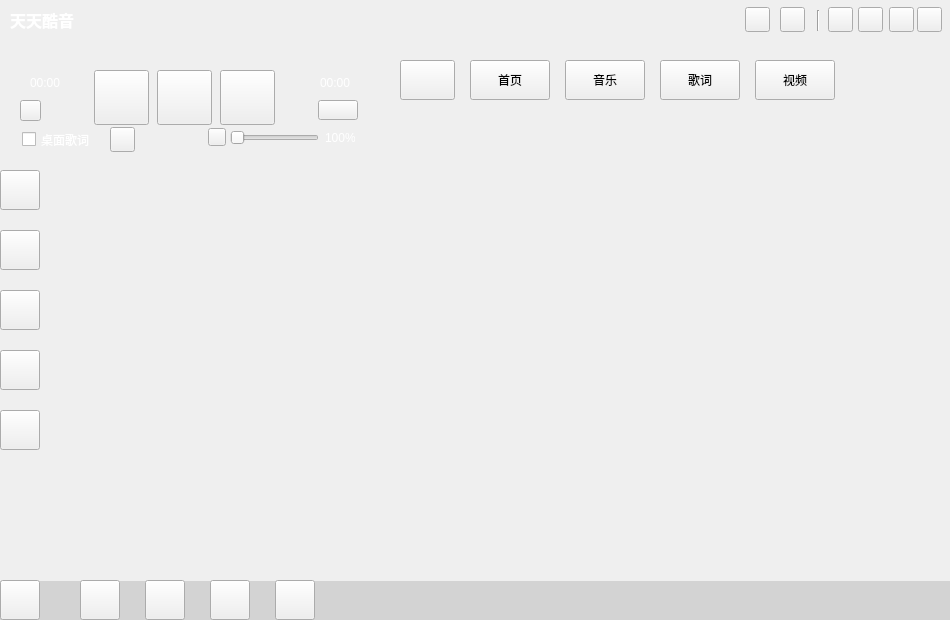
<?xml version="1.0" encoding="UTF-8"?>
<ui version="4.0">
 <class>MusicApplication</class>
 <widget class="QWidget" name="MusicApplication">
  <property name="geometry">
   <rect>
    <x>0</x>
    <y>0</y>
    <width>950</width>
    <height>620</height>
   </rect>
  </property>
  <property name="windowTitle">
   <string>天天酷音</string>
  </property>
  <property name="windowIcon">
   <iconset resource="../../qrc/MusicPlayer.qrc">
    <normaloff>:/image/windowicon</normaloff>:/image/windowicon</iconset>
  </property>
  <widget class="QToolButton" name="windowClose">
   <property name="geometry">
    <rect>
     <x>917</x>
     <y>7</y>
     <width>25</width>
     <height>25</height>
    </rect>
   </property>
   <property name="text">
    <string/>
   </property>
  </widget>
  <widget class="QToolButton" name="minimization">
   <property name="geometry">
    <rect>
     <x>889</x>
     <y>7</y>
     <width>25</width>
     <height>25</height>
    </rect>
   </property>
   <property name="text">
    <string/>
   </property>
  </widget>
  <widget class="QLabel" name="background">
   <property name="geometry">
    <rect>
     <x>0</x>
     <y>0</y>
     <width>950</width>
     <height>620</height>
    </rect>
   </property>
   <property name="toolTipDuration">
    <number>-1</number>
   </property>
   <property name="styleSheet">
    <string notr="true"/>
   </property>
   <property name="text">
    <string/>
   </property>
   <property name="scaledContents">
    <bool>false</bool>
   </property>
  </widget>
  <widget class="QToolButton" name="musicPrivious">
   <property name="geometry">
    <rect>
     <x>94</x>
     <y>70</y>
     <width>55</width>
     <height>55</height>
    </rect>
   </property>
   <property name="text">
    <string/>
   </property>
  </widget>
  <widget class="QToolButton" name="musicNext">
   <property name="geometry">
    <rect>
     <x>220</x>
     <y>70</y>
     <width>55</width>
     <height>55</height>
    </rect>
   </property>
   <property name="text">
    <string/>
   </property>
  </widget>
  <widget class="MusicTimerSliderWidget" name="musicTimeWidget" native="true">
   <property name="geometry">
    <rect>
     <x>10</x>
     <y>40</y>
     <width>355</width>
     <height>40</height>
    </rect>
   </property>
   <property name="styleSheet">
    <string notr="true"/>
   </property>
  </widget>
  <widget class="QToolButton" name="menuSetting">
   <property name="geometry">
    <rect>
     <x>0</x>
     <y>580</y>
     <width>40</width>
     <height>40</height>
    </rect>
   </property>
   <property name="text">
    <string/>
   </property>
   <property name="popupMode">
    <enum>QToolButton::InstantPopup</enum>
   </property>
  </widget>
  <widget class="QToolButton" name="musicKey">
   <property name="geometry">
    <rect>
     <x>157</x>
     <y>70</y>
     <width>55</width>
     <height>55</height>
    </rect>
   </property>
   <property name="text">
    <string/>
   </property>
  </widget>
  <widget class="QToolButton" name="musicSound">
   <property name="geometry">
    <rect>
     <x>208</x>
     <y>128</y>
     <width>18</width>
     <height>18</height>
    </rect>
   </property>
   <property name="styleSheet">
    <string notr="true">border-image: url(:/image/soundmax);</string>
   </property>
   <property name="text">
    <string/>
   </property>
  </widget>
  <widget class="QSlider" name="musicSoundSlider">
   <property name="geometry">
    <rect>
     <x>230</x>
     <y>130</y>
     <width>89</width>
     <height>16</height>
    </rect>
   </property>
   <property name="orientation">
    <enum>Qt::Horizontal</enum>
   </property>
  </widget>
  <widget class="QLabel" name="volumeValue">
   <property name="geometry">
    <rect>
     <x>325</x>
     <y>130</y>
     <width>30</width>
     <height>15</height>
    </rect>
   </property>
   <property name="styleSheet">
    <string notr="true">color:#FFFFFF;</string>
   </property>
   <property name="text">
    <string>100%</string>
   </property>
  </widget>
  <widget class="QStackedWidget" name="songsContainer">
   <property name="geometry">
    <rect>
     <x>40</x>
     <y>160</y>
     <width>331</width>
     <height>421</height>
    </rect>
   </property>
  </widget>
  <widget class="MusicMarquee" name="showCurrentSong" native="true">
   <property name="geometry">
    <rect>
     <x>390</x>
     <y>554</y>
     <width>521</width>
     <height>31</height>
    </rect>
   </property>
   <property name="styleSheet">
    <string notr="true">color:#FFFFFF;font-weight:bold;font-size:15px;</string>
   </property>
   <property name="text" stdset="0">
    <string>当前无正在播放的歌曲</string>
   </property>
  </widget>
  <widget class="QToolButton" name="musicSetting">
   <property name="geometry">
    <rect>
     <x>145</x>
     <y>580</y>
     <width>40</width>
     <height>40</height>
    </rect>
   </property>
   <property name="styleSheet">
    <string notr="true"/>
   </property>
   <property name="text">
    <string/>
   </property>
  </widget>
  <widget class="QToolButton" name="musicImport">
   <property name="geometry">
    <rect>
     <x>80</x>
     <y>580</y>
     <width>40</width>
     <height>40</height>
    </rect>
   </property>
   <property name="styleSheet">
    <string notr="true"/>
   </property>
   <property name="text">
    <string/>
   </property>
  </widget>
  <widget class="QToolButton" name="musicSearch">
   <property name="geometry">
    <rect>
     <x>210</x>
     <y>580</y>
     <width>40</width>
     <height>40</height>
    </rect>
   </property>
   <property name="styleSheet">
    <string notr="true"/>
   </property>
   <property name="text">
    <string/>
   </property>
  </widget>
  <widget class="QToolButton" name="musicCurrentLocation">
   <property name="geometry">
    <rect>
     <x>275</x>
     <y>580</y>
     <width>40</width>
     <height>40</height>
    </rect>
   </property>
   <property name="styleSheet">
    <string notr="true"/>
   </property>
   <property name="text">
    <string/>
   </property>
  </widget>
  <widget class="QLabel" name="musicWindowTitle">
   <property name="geometry">
    <rect>
     <x>10</x>
     <y>0</y>
     <width>81</width>
     <height>40</height>
    </rect>
   </property>
   <property name="styleSheet">
    <string notr="true">font-size:16px;color:#FFFFFF;font-weight:bold</string>
   </property>
   <property name="text">
    <string>天天酷音</string>
   </property>
   <property name="alignment">
    <set>Qt::AlignLeading|Qt::AlignLeft|Qt::AlignVCenter</set>
   </property>
  </widget>
  <widget class="MusicLocalSongSearchInlineEdit" name="musicSongSearchLine" native="true">
   <property name="geometry">
    <rect>
     <x>484</x>
     <y>7</y>
     <width>261</width>
     <height>25</height>
    </rect>
   </property>
   <property name="styleSheet">
    <string notr="true"/>
   </property>
   <property name="text" stdset="0">
    <string/>
   </property>
  </widget>
  <widget class="QLabel" name="musicWindowIcon">
   <property name="geometry">
    <rect>
     <x>85</x>
     <y>5</y>
     <width>35</width>
     <height>35</height>
    </rect>
   </property>
   <property name="styleSheet">
    <string notr="true">border-image: url(:/image/windowicon);</string>
   </property>
   <property name="text">
    <string/>
   </property>
   <property name="alignment">
    <set>Qt::AlignCenter</set>
   </property>
  </widget>
  <widget class="QLabel" name="musicWindowSpace">
   <property name="geometry">
    <rect>
     <x>0</x>
     <y>0</y>
     <width>351</width>
     <height>40</height>
    </rect>
   </property>
   <property name="styleSheet">
    <string notr="true">border-image: url(:/image/screentop);</string>
   </property>
   <property name="text">
    <string/>
   </property>
  </widget>
  <widget class="QPushButton" name="musicSearchButton">
   <property name="geometry">
    <rect>
     <x>745</x>
     <y>7</y>
     <width>25</width>
     <height>25</height>
    </rect>
   </property>
   <property name="styleSheet">
    <string notr="true">border-image: url(:/image/searchlineleft);</string>
   </property>
   <property name="text">
    <string/>
   </property>
  </widget>
  <widget class="QToolButton" name="musicWindowChangeSkin">
   <property name="geometry">
    <rect>
     <x>780</x>
     <y>7</y>
     <width>25</width>
     <height>25</height>
    </rect>
   </property>
   <property name="styleSheet">
    <string notr="true"/>
   </property>
   <property name="text">
    <string/>
   </property>
  </widget>
  <widget class="QStackedWidget" name="SurfaceStackedWidget">
   <property name="geometry">
    <rect>
     <x>390</x>
     <y>100</y>
     <width>521</width>
     <height>455</height>
    </rect>
   </property>
   <property name="currentIndex">
    <number>0</number>
   </property>
   <widget class="QLabel" name="showPicture">
    <property name="styleSheet">
     <string notr="true">border-image: url(:/image/beauty);</string>
    </property>
   </widget>
   <widget class="MusicSongSearchOnlineWidget" name="songSearchWidget"/>
   <widget class="MusicLrcContainerForInline" name="musiclrccontainerforinline"/>
  </widget>
  <widget class="QPushButton" name="musicSearchWidgetButton">
   <property name="geometry">
    <rect>
     <x>565</x>
     <y>60</y>
     <width>80</width>
     <height>40</height>
    </rect>
   </property>
   <property name="styleSheet">
    <string notr="true"/>
   </property>
   <property name="text">
    <string>音乐</string>
   </property>
  </widget>
  <widget class="QPushButton" name="musicLrcWidgetButton">
   <property name="geometry">
    <rect>
     <x>660</x>
     <y>60</y>
     <width>80</width>
     <height>40</height>
    </rect>
   </property>
   <property name="styleSheet">
    <string notr="true"/>
   </property>
   <property name="text">
    <string>歌词</string>
   </property>
  </widget>
  <widget class="QPushButton" name="musicSearchRefreshButton">
   <property name="geometry">
    <rect>
     <x>400</x>
     <y>60</y>
     <width>55</width>
     <height>40</height>
    </rect>
   </property>
   <property name="styleSheet">
    <string notr="true"/>
   </property>
   <property name="text">
    <string/>
   </property>
  </widget>
  <widget class="QPushButton" name="musicIndexWidgetButton">
   <property name="geometry">
    <rect>
     <x>470</x>
     <y>60</y>
     <width>80</width>
     <height>40</height>
    </rect>
   </property>
   <property name="styleSheet">
    <string notr="true"/>
   </property>
   <property name="text">
    <string>首页</string>
   </property>
  </widget>
  <widget class="QLabel" name="showDownloadGif">
   <property name="geometry">
    <rect>
     <x>910</x>
     <y>490</y>
     <width>41</width>
     <height>101</height>
    </rect>
   </property>
   <property name="text">
    <string/>
   </property>
  </widget>
  <widget class="QCheckBox" name="musicDesktopLrc">
   <property name="geometry">
    <rect>
     <x>22</x>
     <y>130</y>
     <width>71</width>
     <height>19</height>
    </rect>
   </property>
   <property name="styleSheet">
    <string notr="true">color:#FFFFFF;</string>
   </property>
   <property name="text">
    <string>桌面歌词</string>
   </property>
   <property name="checkable">
    <bool>true</bool>
   </property>
   <property name="checked">
    <bool>false</bool>
   </property>
  </widget>
  <widget class="QToolButton" name="musicBestLove">
   <property name="geometry">
    <rect>
     <x>20</x>
     <y>100</y>
     <width>21</width>
     <height>21</height>
    </rect>
   </property>
   <property name="text">
    <string/>
   </property>
  </widget>
  <widget class="QWidget" name="horizontalLayoutWidget">
   <property name="geometry">
    <rect>
     <x>380</x>
     <y>10</y>
     <width>101</width>
     <height>31</height>
    </rect>
   </property>
   <layout class="QHBoxLayout" name="userWindow">
    <property name="spacing">
     <number>0</number>
    </property>
    <property name="topMargin">
     <number>0</number>
    </property>
   </layout>
  </widget>
  <widget class="QToolButton" name="musicButton_tools">
   <property name="geometry">
    <rect>
     <x>0</x>
     <y>410</y>
     <width>40</width>
     <height>40</height>
    </rect>
   </property>
   <property name="text">
    <string/>
   </property>
   <property name="popupMode">
    <enum>QToolButton::InstantPopup</enum>
   </property>
  </widget>
  <widget class="QToolButton" name="music3DPlayButton">
   <property name="geometry">
    <rect>
     <x>318</x>
     <y>100</y>
     <width>40</width>
     <height>20</height>
    </rect>
   </property>
   <property name="text">
    <string/>
   </property>
  </widget>
  <widget class="QToolButton" name="musicWindowRemote">
   <property name="geometry">
    <rect>
     <x>858</x>
     <y>7</y>
     <width>25</width>
     <height>25</height>
    </rect>
   </property>
   <property name="styleSheet">
    <string notr="true"/>
   </property>
   <property name="text">
    <string/>
   </property>
  </widget>
  <widget class="QToolButton" name="musicButton_playlist">
   <property name="geometry">
    <rect>
     <x>0</x>
     <y>170</y>
     <width>40</width>
     <height>40</height>
    </rect>
   </property>
   <property name="styleSheet">
    <string notr="true"/>
   </property>
   <property name="text">
    <string/>
   </property>
  </widget>
  <widget class="QToolButton" name="musicButton_radio">
   <property name="geometry">
    <rect>
     <x>0</x>
     <y>230</y>
     <width>40</width>
     <height>40</height>
    </rect>
   </property>
   <property name="styleSheet">
    <string notr="true"/>
   </property>
   <property name="text">
    <string/>
   </property>
  </widget>
  <widget class="QToolButton" name="musicButton_mydownl">
   <property name="geometry">
    <rect>
     <x>0</x>
     <y>290</y>
     <width>40</width>
     <height>40</height>
    </rect>
   </property>
   <property name="styleSheet">
    <string notr="true"/>
   </property>
   <property name="text">
    <string/>
   </property>
  </widget>
  <widget class="QToolButton" name="musicButton_cloud">
   <property name="geometry">
    <rect>
     <x>0</x>
     <y>350</y>
     <width>40</width>
     <height>40</height>
    </rect>
   </property>
   <property name="styleSheet">
    <string notr="true"/>
   </property>
   <property name="text">
    <string/>
   </property>
  </widget>
  <widget class="QLabel" name="label">
   <property name="geometry">
    <rect>
     <x>70</x>
     <y>440</y>
     <width>35</width>
     <height>35</height>
    </rect>
   </property>
   <property name="text">
    <string/>
   </property>
  </widget>
  <widget class="QPushButton" name="vedioWidgetButton">
   <property name="geometry">
    <rect>
     <x>755</x>
     <y>60</y>
     <width>80</width>
     <height>40</height>
    </rect>
   </property>
   <property name="styleSheet">
    <string notr="true"/>
   </property>
   <property name="text">
    <string>视频</string>
   </property>
  </widget>
  <widget class="QLabel" name="playCurrentTime">
   <property name="geometry">
    <rect>
     <x>30</x>
     <y>75</y>
     <width>30</width>
     <height>15</height>
    </rect>
   </property>
   <property name="styleSheet">
    <string notr="true">color:#FFFFFF;</string>
   </property>
   <property name="text">
    <string>00:00</string>
   </property>
  </widget>
  <widget class="QLabel" name="playTotalTime">
   <property name="geometry">
    <rect>
     <x>320</x>
     <y>75</y>
     <width>30</width>
     <height>15</height>
    </rect>
   </property>
   <property name="styleSheet">
    <string notr="true">color:#FFFFFF;</string>
   </property>
   <property name="text">
    <string>00:00</string>
   </property>
  </widget>
  <widget class="QToolButton" name="musicPlayMode">
   <property name="geometry">
    <rect>
     <x>110</x>
     <y>127</y>
     <width>25</width>
     <height>25</height>
    </rect>
   </property>
   <property name="text">
    <string/>
   </property>
  </widget>
  <widget class="Line" name="line">
   <property name="geometry">
    <rect>
     <x>810</x>
     <y>10</y>
     <width>16</width>
     <height>21</height>
    </rect>
   </property>
   <property name="orientation">
    <enum>Qt::Vertical</enum>
   </property>
  </widget>
  <widget class="QToolButton" name="musicWindowConcise">
   <property name="geometry">
    <rect>
     <x>828</x>
     <y>7</y>
     <width>25</width>
     <height>25</height>
    </rect>
   </property>
   <property name="styleSheet">
    <string notr="true"/>
   </property>
   <property name="text">
    <string/>
   </property>
  </widget>
  <widget class="QLabel" name="musicWindowSpace_2">
   <property name="geometry">
    <rect>
     <x>0</x>
     <y>581</y>
     <width>951</width>
     <height>39</height>
    </rect>
   </property>
   <property name="styleSheet">
    <string notr="true">background-color:rgba(0,0,0,30)</string>
   </property>
   <property name="text">
    <string/>
   </property>
  </widget>
  <action name="action_About">
   <property name="text">
    <string>关于天天酷音(&amp;A)</string>
   </property>
   <property name="toolTip">
    <string>关于天天酷音</string>
   </property>
   <property name="shortcut">
    <string>Ctrl+A</string>
   </property>
  </action>
  <action name="action_Quit">
   <property name="icon">
    <iconset resource="../../qrc/MusicPlayer.qrc">
     <normaloff>:/image/close</normaloff>:/image/close</iconset>
   </property>
   <property name="text">
    <string>退出(&amp;Q)</string>
   </property>
   <property name="toolTip">
    <string>退出</string>
   </property>
   <property name="shortcut">
    <string>Ctrl+Q</string>
   </property>
  </action>
  <action name="action_ImportSongs">
   <property name="icon">
    <iconset resource="../../qrc/MusicPlayer.qrc">
     <normaloff>:/image/import</normaloff>:/image/import</iconset>
   </property>
   <property name="text">
    <string>导入本地歌曲(&amp;I)</string>
   </property>
   <property name="toolTip">
    <string>添加歌曲</string>
   </property>
   <property name="shortcut">
    <string>Ctrl+I</string>
   </property>
  </action>
  <action name="action_Privious">
   <property name="icon">
    <iconset resource="../../qrc/MusicPlayer.qrc">
     <normaloff>:/image/privious</normaloff>:/image/privious</iconset>
   </property>
   <property name="text">
    <string>上一曲(&amp;P)</string>
   </property>
   <property name="toolTip">
    <string>上一曲</string>
   </property>
   <property name="shortcut">
    <string>Ctrl+Left</string>
   </property>
  </action>
  <action name="action_Next">
   <property name="icon">
    <iconset resource="../../qrc/MusicPlayer.qrc">
     <normaloff>:/image/next</normaloff>:/image/next</iconset>
   </property>
   <property name="text">
    <string>下一曲(&amp;N)</string>
   </property>
   <property name="toolTip">
    <string>下一曲</string>
   </property>
   <property name="shortcut">
    <string>Ctrl+Right</string>
   </property>
  </action>
  <action name="action_Play">
   <property name="icon">
    <iconset resource="../../qrc/MusicPlayer.qrc">
     <normaloff>:/image/play</normaloff>:/image/play</iconset>
   </property>
   <property name="text">
    <string>播放/暂停</string>
   </property>
   <property name="toolTip">
    <string>播放/暂停</string>
   </property>
   <property name="shortcut">
    <string>Ctrl+B</string>
   </property>
  </action>
  <action name="action_VolumePlus">
   <property name="icon">
    <iconset resource="../../qrc/MusicPlayer.qrc">
     <normaloff>:/image/soundmax</normaloff>:/image/soundmax</iconset>
   </property>
   <property name="text">
    <string>音量(&amp;+)</string>
   </property>
   <property name="toolTip">
    <string>增加音量</string>
   </property>
   <property name="shortcut">
    <string>Ctrl+Up</string>
   </property>
  </action>
  <action name="action_VolumeSub">
   <property name="icon">
    <iconset resource="../../qrc/MusicPlayer.qrc">
     <normaloff>:/image/soundmin</normaloff>:/image/soundmin</iconset>
   </property>
   <property name="text">
    <string>音量(&amp;-)</string>
   </property>
   <property name="toolTip">
    <string>降低音量</string>
   </property>
   <property name="shortcut">
    <string>Ctrl+Down</string>
   </property>
  </action>
  <action name="action_OrderPlay">
   <property name="icon">
    <iconset resource="../../qrc/MusicPlayer.qrc">
     <normaloff>:/image/orderplay</normaloff>:/image/orderplay</iconset>
   </property>
   <property name="text">
    <string>顺序播放</string>
   </property>
   <property name="toolTip">
    <string>顺序播放</string>
   </property>
   <property name="shortcut">
    <string>Alt+1</string>
   </property>
  </action>
  <action name="action_RandomPlay">
   <property name="icon">
    <iconset resource="../../qrc/MusicPlayer.qrc">
     <normaloff>:/image/randomplay</normaloff>:/image/randomplay</iconset>
   </property>
   <property name="text">
    <string>随机播放</string>
   </property>
   <property name="toolTip">
    <string>随机播放</string>
   </property>
   <property name="shortcut">
    <string>Alt+2</string>
   </property>
  </action>
  <action name="action_SingleCycle">
   <property name="icon">
    <iconset resource="../../qrc/MusicPlayer.qrc">
     <normaloff>:/image/oneloop</normaloff>:/image/oneloop</iconset>
   </property>
   <property name="text">
    <string>单曲循环</string>
   </property>
   <property name="toolTip">
    <string>单曲循环</string>
   </property>
   <property name="shortcut">
    <string>Alt+3</string>
   </property>
  </action>
  <action name="action_ListCycle">
   <property name="icon">
    <iconset resource="../../qrc/MusicPlayer.qrc">
     <normaloff>:/image/listloop</normaloff>:/image/listloop</iconset>
   </property>
   <property name="text">
    <string>列表循环</string>
   </property>
   <property name="toolTip">
    <string>列表循环</string>
   </property>
   <property name="shortcut">
    <string>Alt+4</string>
   </property>
  </action>
  <action name="action_Setting">
   <property name="icon">
    <iconset resource="../../qrc/MusicPlayer.qrc">
     <normaloff>:/image/setting</normaloff>:/image/setting</iconset>
   </property>
   <property name="text">
    <string>设置(&amp;S)</string>
   </property>
   <property name="toolTip">
    <string>设置</string>
   </property>
   <property name="shortcut">
    <string>Ctrl+S</string>
   </property>
  </action>
  <zorder>background</zorder>
  <zorder>windowClose</zorder>
  <zorder>minimization</zorder>
  <zorder>musicPrivious</zorder>
  <zorder>musicNext</zorder>
  <zorder>musicKey</zorder>
  <zorder>musicSound</zorder>
  <zorder>musicSoundSlider</zorder>
  <zorder>volumeValue</zorder>
  <zorder>songsContainer</zorder>
  <zorder>showCurrentSong</zorder>
  <zorder>musicWindowTitle</zorder>
  <zorder>musicWindowIcon</zorder>
  <zorder>musicWindowSpace</zorder>
  <zorder>musicSongSearchLine</zorder>
  <zorder>musicSearchButton</zorder>
  <zorder>musicWindowChangeSkin</zorder>
  <zorder>SurfaceStackedWidget</zorder>
  <zorder>musicSearchWidgetButton</zorder>
  <zorder>musicLrcWidgetButton</zorder>
  <zorder>musicSearchRefreshButton</zorder>
  <zorder>musicIndexWidgetButton</zorder>
  <zorder>showDownloadGif</zorder>
  <zorder>musicDesktopLrc</zorder>
  <zorder>musicBestLove</zorder>
  <zorder>horizontalLayoutWidget</zorder>
  <zorder>musicButton_tools</zorder>
  <zorder>music3DPlayButton</zorder>
  <zorder>musicWindowRemote</zorder>
  <zorder>musicButton_playlist</zorder>
  <zorder>musicButton_radio</zorder>
  <zorder>musicButton_mydownl</zorder>
  <zorder>musicButton_cloud</zorder>
  <zorder>label</zorder>
  <zorder>musicTimeWidget</zorder>
  <zorder>vedioWidgetButton</zorder>
  <zorder>playCurrentTime</zorder>
  <zorder>playTotalTime</zorder>
  <zorder>musicPlayMode</zorder>
  <zorder>line</zorder>
  <zorder>musicWindowConcise</zorder>
  <zorder>musicWindowSpace_2</zorder>
  <zorder>musicSetting</zorder>
  <zorder>menuSetting</zorder>
  <zorder>musicCurrentLocation</zorder>
  <zorder>musicImport</zorder>
  <zorder>musicSearch</zorder>
 </widget>
 <layoutdefault spacing="6" margin="11"/>
 <customwidgets>
  <customwidget>
   <class>MusicMarquee</class>
   <extends>QWidget</extends>
   <header>musicmarquee.h</header>
   <container>1</container>
  </customwidget>
  <customwidget>
   <class>MusicLrcContainerForInline</class>
   <extends>QWidget</extends>
   <header>lrcmanager/musiclrccontainerforinline.h</header>
   <container>1</container>
  </customwidget>
  <customwidget>
   <class>MusicSongSearchOnlineWidget</class>
   <extends>QWidget</extends>
   <header>musicsongsearchonlinewidget.h</header>
   <container>1</container>
  </customwidget>
  <customwidget>
   <class>MusicTimerSliderWidget</class>
   <extends>QWidget</extends>
   <header>musictimersliderwidget.h</header>
   <container>1</container>
  </customwidget>
  <customwidget>
   <class>MusicLocalSongSearchInlineEdit</class>
   <extends>QWidget</extends>
   <header>localsearch/musiclocalsongsearchedit.h</header>
   <container>1</container>
  </customwidget>
 </customwidgets>
 <resources>
  <include location="../../qrc/MusicPlayer.qrc"/>
 </resources>
 <connections/>
</ui>
